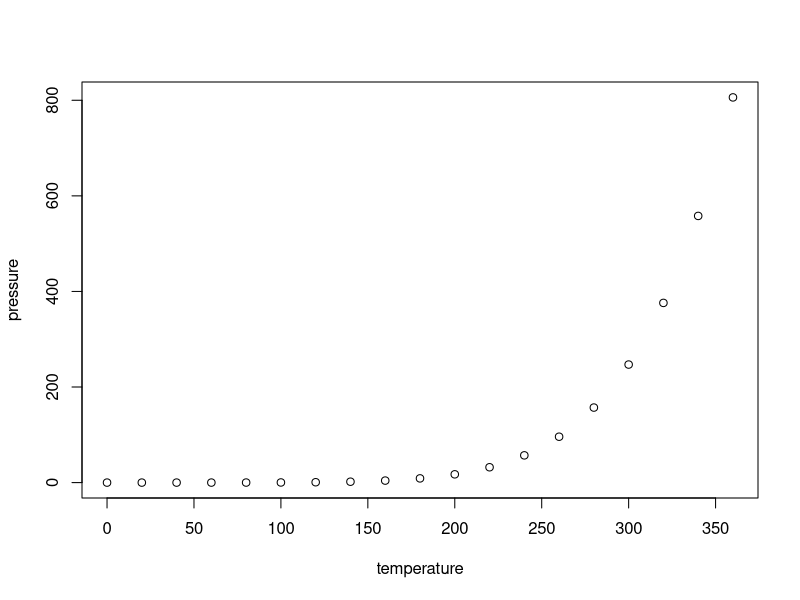
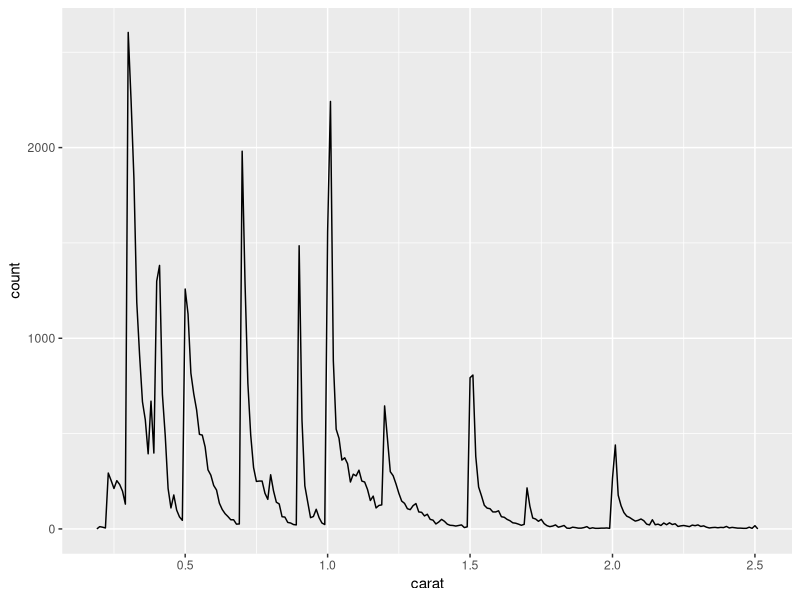
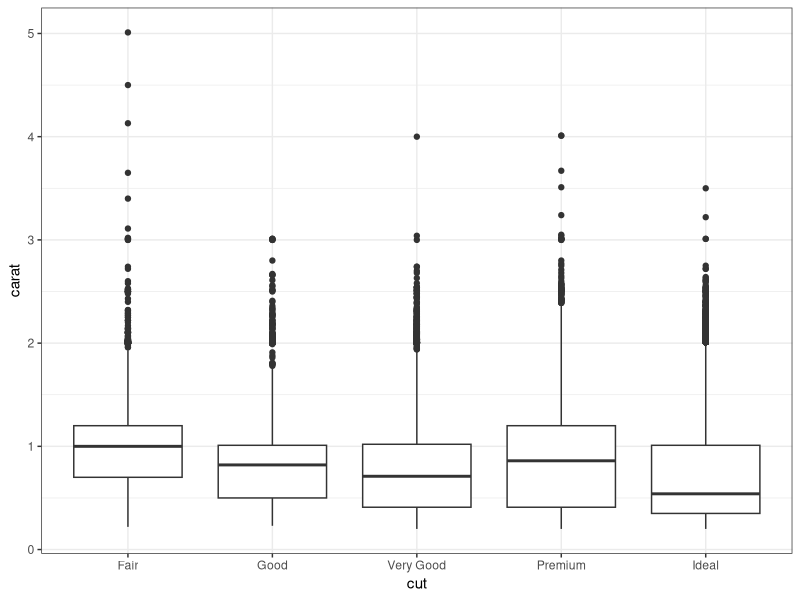
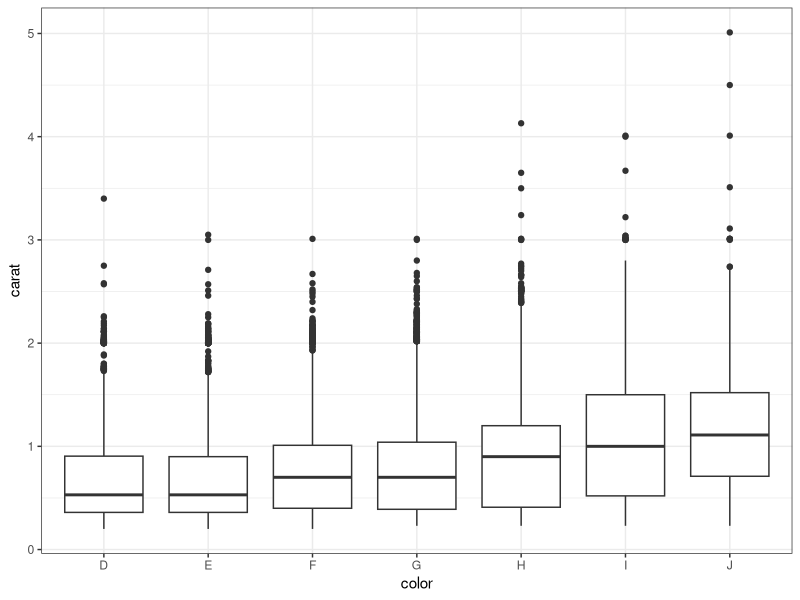
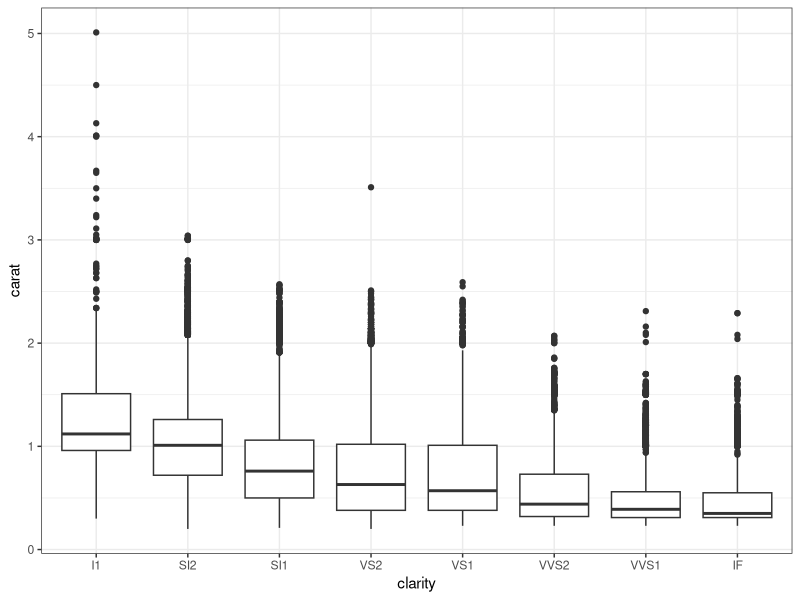
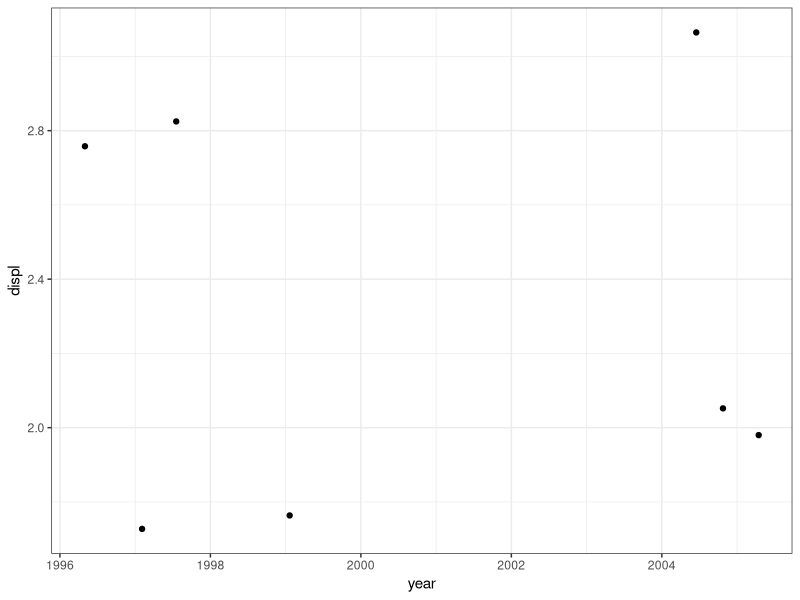

The R script that drew these images, in order:
## ---- chunk 1
knitr::opts_chunk$set(echo = TRUE)
library(ggplot2)
library(dplyr)
smaller <- diamonds %>% 
  filter(carat <= 2.5)
## ---- chunk 2
print("Hello World")
## ---- chunk 3
head(mtcars)
## ---- chunk 4
knitr::kable(head(mtcars))
## ---- chunk 5
plot(pressure)
## ---- chunk 6
smaller %>% 
  ggplot(aes(carat)) + 
  geom_freqpoly(binwidth = 0.01)
## ---- chunk 7
ggplot(diamonds, aes(cut, carat)) +
  geom_boxplot() +
  theme_bw()
## ---- chunk 8
ggplot(diamonds, aes(color, carat)) +
  geom_boxplot() +
  theme_bw()
## ---- chunk 9
ggplot(diamonds, aes(clarity, carat)) +
  geom_boxplot() +
  theme_bw()
## ---- chunk 10
comma <- function(x) format(x, digits = 2, big.mark = ",")
diamonds %>%
  arrange(desc(carat)) %>%
  head(20) %>%
  knitr::kable()
## ---- chunk 11
library(ggplot2)
library(dplyr)
set.seed(100)
ggplot(data = filter(mpg, model == "a4"), aes(x = year, y = displ)) +
  geom_jitter() +
  theme_bw()
